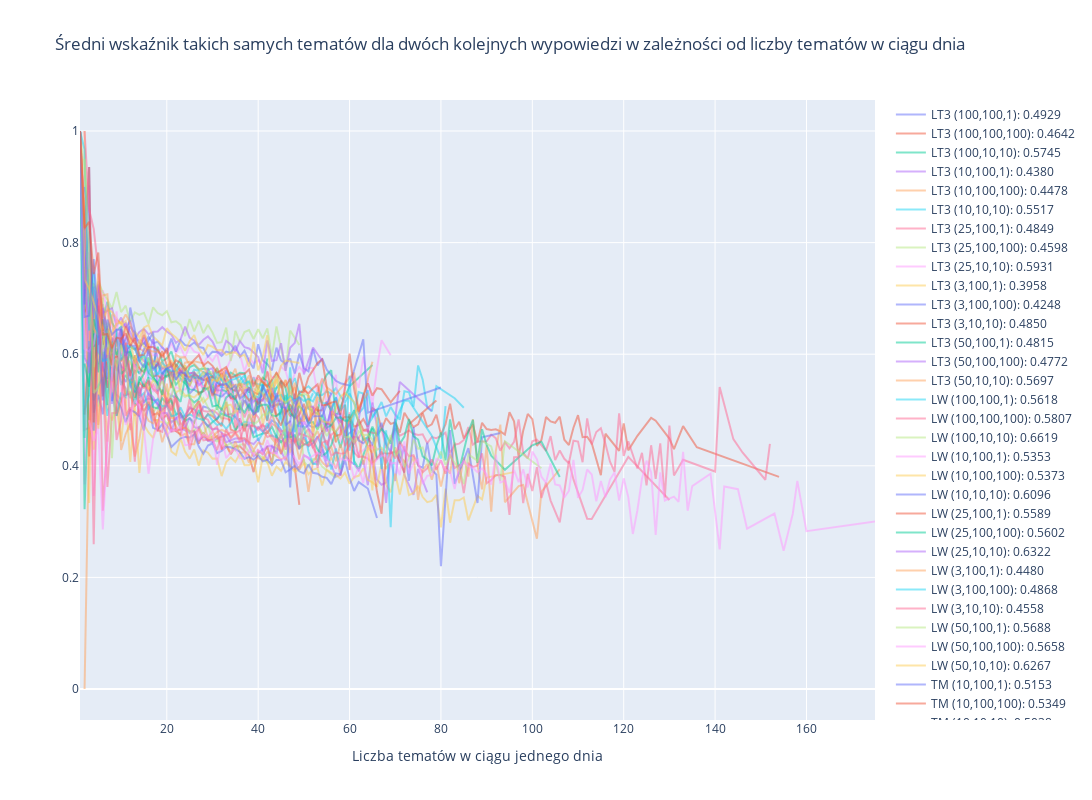

The cell this chart's notebook holds for it:
### Code cell
fig = go.Figure()

for topics_file in tqdm(glob(model_path + 'topics/*/*')):
    emb_model, n_neighbors, min_cluster_size, min_samples = re.search(r"topics\/(.+)\/(\d+)_(\d+)_(\d+).pkl", topics_file).groups()
    topics = pickle.load(open(topics_file, 'rb'))

    df_score, score = score_topics(df, topics)
    
    topics, counts = np.unique(topics, return_counts=True)

    score_mean = df_score.groupby(by='tematy').agg('mean')

    fig.add_trace(go.Scatter(x=score_mean.index, y=score_mean['wynik'], opacity=0.5,
        name='{} ({},{},{}): [{}, {}] - {:.4f}'.format(emb_model, n_neighbors, min_cluster_size, min_samples, len(topics), counts[np.where(topics == -1)][0], score)))

fig.update_layout(
    title_text= 'Średni wskaźnik takich samych tematów dla dwóch kolejnych wypowiedzi w zależności od liczby tematów w ciągu dnia',
    width=1600,
    height=800
)
# fig.update_yaxes(title_text="wsparcie dla danej liczby tematów", secondary_y=True)
fig.update_xaxes(title_text="Liczba tematów w ciągu jednego dnia")
fig.show()
